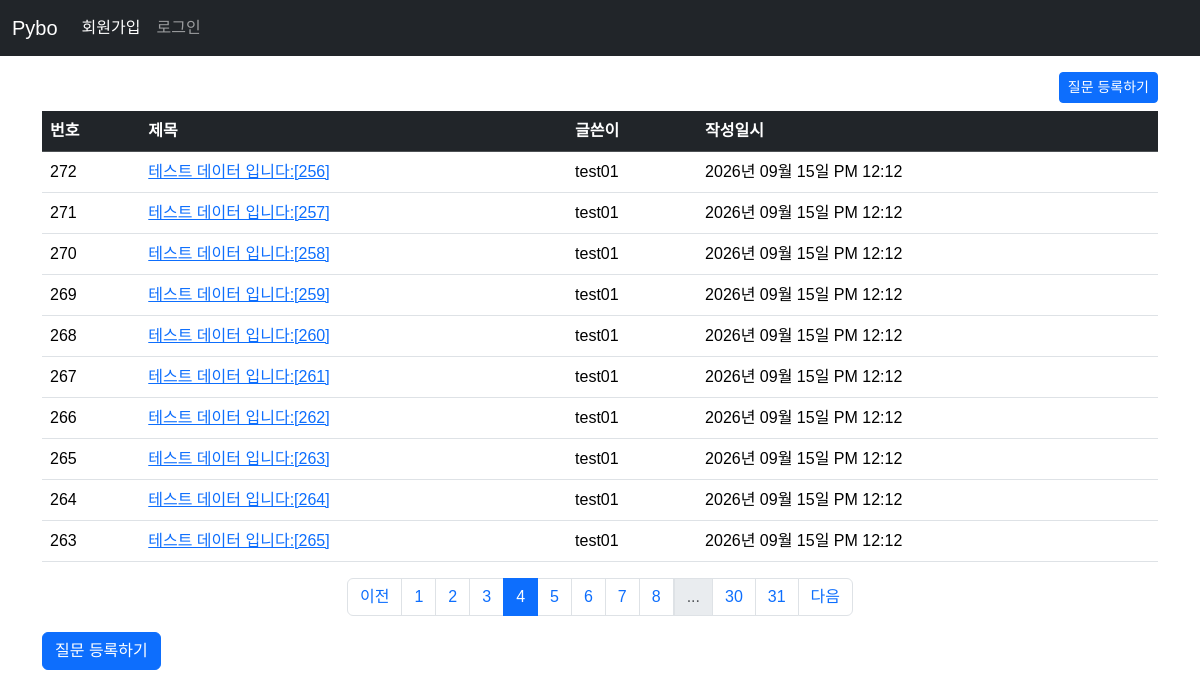
The app's page /question/list?page=4 with its own data.
### pybo/models.py (models this page shows)
class Question(db.Model):
    id = db.Column(db.Integer, primary_key=True)
    subject = db.Column(db.String(200), nullable=False)
    content = db.Column(db.Text, nullable=False)
    create_date = db.Column(db.DateTime, nullable=False)
    user_id = db.Column(db.Integer, db.ForeignKey('user.id', ondelete='CASCADE'), nullable=False)
    user = db.relationship('User', backref=db.backref('question_set'))

class User(db.Model):
    id = db.Column(db.Integer, primary_key=True)
    username = db.Column(db.String(150), unique=True, nullable=False)
    password = db.Column(db.String(200), nullable=False)
    email = db.Column(db.String(120), unique=True, nullable=False)

### pybo/views/question_views.py (the view)
@bp.route('/list')
def _list():
    page = request.args.get('page', default=1, type=int)  # url parameter ?page=1
    question_list = Question.query.order_by(Question.create_date.desc())
    question_list = question_list.paginate(page=page, per_page=10) # 페이지 구현
    return render_template('question/question_list.html', question_list=question_list)

### pybo/filter.py (called while the page is built)
def format_datetime(value, fmt='%Y년 %m월 %d일 %p %I:%M'):
    return value.strftime(fmt)

### pybo/views/auth_viewe.py (called while the page is built)
@bp.before_app_request
def load_logged_in_user():
    user_id = session.get('user_id')
    if user_id is None:
        g.user = None
    else:
        g.user = User.query.get(user_id)

### pybo/templates/question/question_list.html (shortened to what this page needs)
{% extends 'base.html' %}
{% block content %}
<div class="container my-3">
    <div class="text-end">
        <a href="{{ url_for('question.create') }}" class="btn btn-primary btn-sm mb-2">질문 등록하기</a>
    </div>
    <table class="table table-hover">
      <thead>
        <tr class="table-dark">
            <th>번호</th>
            <th>제목</th>
            <th>글쓴이</th>
            <th>작성일시</th>
        </tr>
      </thead>
      <tbody>
        {% if question_list %}
        {% for question in question_list.items%}
        <tr>
            <td>{{ question_list.total - ((question_list.page-1)*question_list.per_page) - loop.index0 }}</td>
            <td>
                <a href="{{ url_for('question.detail', question_id=question.id) }}">{{ question.subject }}</a>
            </td>
            <td>{{ question.user.username }}</td>
            <td>{{ question.create_date|datetime }}</td>
        </tr>
        {% endfor %}
        {% else %}
        <tr>
            <td colspan="3">질문이 없습니다.</td>
        </tr>
        {% endif %}
      </tbody>
    </table>
    <ul class="pagination justify-content-center">
        {% if question_list.has_prev %}
        <li class="page-item">
            <a href="?page={{ question_list.prev_num }}" class="page-link">이전</a>
        </li>
        {% else %}
        <li class="page-item disabled">
            <a class="page-link" tabindex="-1" aria-disabled="true" href="javascript:void(0)">이전</a>
        </li>
        {% endif %}
        {% for page_num in question_list.iter_pages() %}
        {% if page_num %}
        {% if page_num != question_list.page %}
        <li class="page-item">
            <a class="page-link" href="?page={{ page_num }}">{{ page_num }}</a>
        </li>
        {% else %}
        <li class="page-item active" aria-current="page">
            <a class="page-link" href="javascript:void(0)">{{ page_num }}</a>
        </li>
        {% endif %}
        {% else %}
        <li class="disabled">
            <a class="page-link" href="javascript:void(0)">...</a>
        </li>
        {% endif %}
        {% endfor %}
        {% if question_list.has_next %}
        <li class="page-item">
            <a class="page-link" href="?page={{ question_list.next_num }}">다음</a>
        </li>
        {% else %}
        <li class="page-item disabled">
            <a class="page-link" tabindex="-1" aria-disabled="true" href="javascript:void(0)">다음</a>
        </li>
        {% endif %}
    </ul>
    <a href="{{ url_for('question.create') }}" class="btn btn-primary">질문 등록하기</a>
</div>
{% endblock %}

### pybo/static/style.css (style rules this page uses)
body { font-family: "Noto Sans KR", sans-serif; font-weight: 400; }

### records on screen
Question: total "272", subject "테스트 데이터 입니다:[256]", user.username "test01", create_date "2026년 09월 15일 PM 12:12"
Question: total "271", subject "테스트 데이터 입니다:[257]", user.username "test01", create_date "2026년 09월 15일 PM 12:12"
Question: total "270", subject "테스트 데이터 입니다:[258]", user.username "test01", create_date "2026년 09월 15일 PM 12:12"
Question: total "269", subject "테스트 데이터 입니다:[259]", user.username "test01", create_date "2026년 09월 15일 PM 12:12"
Question: total "268", subject "테스트 데이터 입니다:[260]", user.username "test01", create_date "2026년 09월 15일 PM 12:12"
Question: total "267", subject "테스트 데이터 입니다:[261]", user.username "test01", create_date "2026년 09월 15일 PM 12:12"
Question: id "266", subject "테스트 데이터 입니다:[262]", user.username "test01", create_date "2026년 09월 15일 PM 12:12"
Question: total "265", subject "테스트 데이터 입니다:[263]", user.username "test01", create_date "2026년 09월 15일 PM 12:12"
Question: total "264", subject "테스트 데이터 입니다:[264]", user.username "test01", create_date "2026년 09월 15일 PM 12:12"
Question: total "263", subject "테스트 데이터 입니다:[265]", user.username "test01", create_date "2026년 09월 15일 PM 12:12"

### other values on screen
{{ page_num }} "1" "2" "3" "5" "6" "7" "8" "30" "31"
{{ page_num }} "4"
